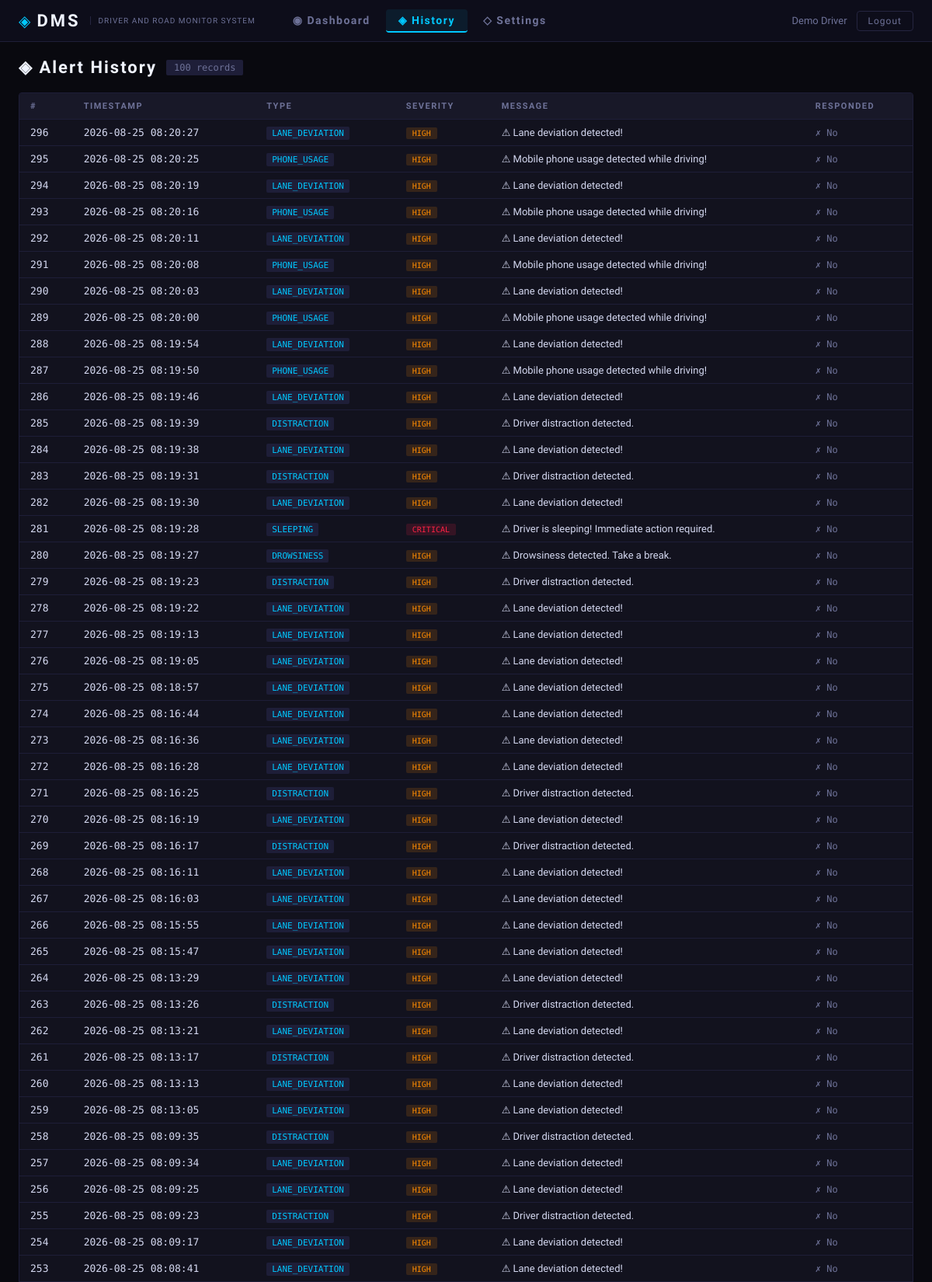
Screenshot of /history (signed in, upper part) with the database file from the repository.
### database/db.py (models this page shows)
class Alert(Base):
    __tablename__ = 'alerts'
    id         = Column(Integer, primary_key=True)
    alert_type = Column(String(50), nullable=False)   # e.g. 'DROWSINESS', 'LANE_DEVIATION'
    severity   = Column(String(20), nullable=False)   # 'LOW', 'MEDIUM', 'HIGH', 'CRITICAL'
    message    = Column(Text)
    timestamp  = Column(DateTime, default=datetime.utcnow)
    responded  = Column(Boolean, default=False)
    emergency_messages = relationship('EmergencyMessage', back_populates='alert', cascade='all, delete')

### app.py (the view)
@app.route('/history')
def history():
    if 'user_id' not in session:
        return redirect(url_for('login'))
    alerts = get_alert_history(limit=100)
    return render_template('history.html', alerts=alerts,
                           user_name=session.get('user_name', 'Driver'))

### database/db.py (called while the page is built)
def get_db():
    return SessionLocal()

def get_alert_history(limit: int = 50):
    db = get_db()
    try:
        return (db.query(Alert)
                  .order_by(Alert.timestamp.desc())
                  .limit(limit)
                  .all())
    finally:
        db.close()

### templates/history.html (shortened to what this page needs)
{% extends "base.html" %}
{% block content %}
<div class="page-header">
  <h2>◈ Alert History</h2>
  <span class="record-count">{{ alerts|length }} records</span>
</div>
<div class="history-table-wrap">
  <table class="history-table">
    <thead>
      <tr>
        <th>#</th>
        <th>Timestamp</th>
        <th>Type</th>
        <th>Severity</th>
        <th>Message</th>
        <th>Responded</th>
      </tr>
    </thead>
    <tbody>
      {% if alerts %}
        {% for a in alerts %}
        <tr class="row-{{ a.severity | lower }}">
          <td class="mono">{{ a.id }}</td>
          <td class="mono">{{ a.timestamp.strftime('%Y-%m-%d %H:%M:%S') }}</td>
          <td><span class="type-badge">{{ a.alert_type }}</span></td>
          <td><span class="severity-badge sev-{{ a.severity | lower }}">{{ a.severity }}</span></td>
          <td>{{ a.message }}</td>
          <td>{% if a.responded %}<span class="responded-yes">✓ Yes</span>{% else %}<span class="responded-no">✗ No</span>{% endif %}</td>
        </tr>
        {% endfor %}
      {% else %}
        <tr><td colspan="6" class="no-data">No alerts recorded yet.</td></tr>
      {% endif %}
    </tbody>
  </table>
</div>
{% endblock %}

### templates/base.html (shortened to what this page needs)
<!DOCTYPE html>
<html lang="en">
<head>
  <link rel="stylesheet" href="{{ url_for('static', filename='css/style.css') }}"/>
</head>
<body{% block body_class %}{% endblock %}>
  {% block nav %}
  <nav class="topnav">
    <div class="nav-brand">
      <span class="brand-icon">◈</span>
      <span class="brand-name">DMS</span>
      <span class="brand-sub">Driver And Road Monitor System</span>
    </div>
    <div class="nav-links">
      <a href="{{ url_for('dashboard') }}" class="nav-link {% if request.endpoint == 'dashboard' %}active{% endif %}">
        ◉ Dashboard
      </a>
      <a href="{{ url_for('history') }}" class="nav-link {% if request.endpoint == 'history' %}active{% endif %}">
        ◈ History
      </a>
      <a href="{{ url_for('settings') }}" class="nav-link {% if request.endpoint == 'settings' %}active{% endif %}">
        ◇ Settings
      </a>
    </div>
    <div class="nav-user">
      <span class="user-name">{{ user_name }}</span>
      <a href="{{ url_for('logout') }}" class="btn-logout">Logout</a>
    </div>
  </nav>
  {% endblock %}
  {% block main %}
  <main class="main-content">
    {% block content %}{% endblock %}
  </main>
  {% endblock %}
</body>
</html>

### static/css/style.css (style rules this page uses)
:root { --bg: #09090f; --bg2: #0d0d1a; --bg3: #111120; --panel: #12121e; --panel2: #181828; --border: #1e1e38; --border2: #252540; --accent: #00c8ff; --accent2: #0090cc; --warn: #ff8c00; --danger: #ff2244; --success: #00e676; --purple: #7c3aed; --text: #d4d8f0; --text-dim: #6e7298; --text-bright: #f0f4ff; --font-head: 'Rajdhani', sans-serif; --font-body: 'Exo 2', sans-serif; --font-mono: 'Share Tech Mono', monospace; --radius: 4px; --shadow: 0 4px 24px rgba(0,0,0,0.6); }
*, *::before, *::after { box-sizing: border-box; margin: 0; padding: 0; }
html, body { background: var(--bg); color: var(--text); font-family: var(--font-body); font-size: 14px; min-height: 100vh; }
.topnav { display: flex; align-items: center; gap: 0; padding: 0 24px; height: 54px; background: var(--bg2); border-bottom: 1px solid var(--border); position: sticky; top: 0; z-index: 100; }
.nav-brand { display: flex; align-items: center; gap: 8px; margin-right: 32px; }
.brand-icon { color: var(--accent); font-size: 20px; }
.brand-name { font-family: var(--font-head); font-size: 22px; font-weight: 700; color: var(--text-bright); letter-spacing: 3px; }
.brand-sub { font-size: 10px; color: var(--text-dim); text-transform: uppercase; letter-spacing: 1px; border-left: 1px solid var(--border2); padding-left: 10px; margin-left: 4px; }
.nav-links { display: flex; gap: 4px; flex: 1; }
.nav-link { padding: 6px 16px; font-family: var(--font-head); font-size: 14px; font-weight: 600; letter-spacing: 1.5px; color: var(--text-dim); text-decoration: none; border-radius: var(--radius); transition: all 0.2s; }
.nav-link.active { color: var(--accent); background: rgba(0,200,255,0.08); border-bottom: 2px solid var(--accent); }
.nav-user { display: flex; align-items: center; gap: 12px; }
.user-name { font-family: var(--font-head); font-size: 13px; color: var(--text-dim); }
.btn-logout { padding: 5px 14px; background: transparent; border: 1px solid var(--border2); color: var(--text-dim); border-radius: var(--radius); font-family: var(--font-head); font-size: 12px; letter-spacing: 1px; cursor: pointer; transition: all 0.2s; text-decoration: none; }
.main-content { padding: 20px 24px 40px; }
.mono { font-family: var(--font-mono); }
.sev-critical { background: rgba(255,34,68,0.2); color: var(--danger); }
.sev-high { background: rgba(255,140,0,0.2); color: var(--warn); }
.page-header { display: flex; align-items: center; gap: 12px; margin-bottom: 20px; }
.page-header h2 { font-family: var(--font-head); font-size: 22px; letter-spacing: 2px; color: var(--text-bright); }
.record-count { font-family: var(--font-mono); font-size: 12px; background: var(--border); padding: 3px 10px; border-radius: 2px; color: var(--text-dim); }
.history-table-wrap { background: var(--panel); border: 1px solid var(--border); border-radius: var(--radius); overflow: auto; }
.history-table { width: 100%; border-collapse: collapse; font-size: 13px; }
.history-table th { font-family: var(--font-head); font-size: 11px; letter-spacing: 1.5px; text-transform: uppercase; color: var(--text-dim); padding: 10px 14px; background: var(--panel2); border-bottom: 1px solid var(--border); text-align: left; white-space: nowrap; }
.history-table td { padding: 9px 14px; border-bottom: 1px solid var(--border); color: var(--text); }
.type-badge { font-family: var(--font-mono); font-size: 11px; background: var(--border); padding: 2px 7px; border-radius: 2px; color: var(--accent); }
.severity-badge { font-family: var(--font-mono); font-size: 10px; padding: 2px 8px; border-radius: 2px; }
.sev-critical { background: rgba(255,34,68,0.15); color: var(--danger); }
.sev-high { background: rgba(255,140,0,0.15); color: var(--warn); }
.responded-no { color: var(--text-dim); font-family: var(--font-mono); font-size: 12px; }

### rows the page displays
Alert: id "296", timestamp "2026-08-25 08:20:27", alert_type "LANE_DEVIATION", severity "HIGH", message "⚠ Lane deviation detected!", responded "✗ No"
Alert: id "295", timestamp "2026-08-25 08:20:25", alert_type "PHONE_USAGE", severity "HIGH", message "⚠ Mobile phone usage detected while driving!", responded "✗ No"
Alert: id "294", timestamp "2026-08-25 08:20:19", alert_type "LANE_DEVIATION", severity "HIGH", message "⚠ Lane deviation detected!", responded "✗ No"
Alert: id "293", timestamp "2026-08-25 08:20:16", alert_type "PHONE_USAGE", severity "HIGH", message "⚠ Mobile phone usage detected while driving!", responded "✗ No"
Alert: id "292", timestamp "2026-08-25 08:20:11", alert_type "LANE_DEVIATION", severity "HIGH", message "⚠ Lane deviation detected!", responded "✗ No"
Alert: id "291", timestamp "2026-08-25 08:20:08", alert_type "PHONE_USAGE", severity "HIGH", message "⚠ Mobile phone usage detected while driving!", responded "✗ No"
Alert: id "290", timestamp "2026-08-25 08:20:03", alert_type "LANE_DEVIATION", severity "HIGH", message "⚠ Lane deviation detected!", responded "✗ No"
Alert: id "289", timestamp "2026-08-25 08:20:00", alert_type "PHONE_USAGE", severity "HIGH", message "⚠ Mobile phone usage detected while driving!", responded "✗ No"
Alert: id "288", timestamp "2026-08-25 08:19:54", alert_type "LANE_DEVIATION", severity "HIGH", message "⚠ Lane deviation detected!", responded "✗ No"
Alert: id "287", timestamp "2026-08-25 08:19:50", alert_type "PHONE_USAGE", severity "HIGH", message "⚠ Mobile phone usage detected while driving!", responded "✗ No"
Alert: id "286", timestamp "2026-08-25 08:19:46", alert_type "LANE_DEVIATION", severity "HIGH", message "⚠ Lane deviation detected!", responded "✗ No"
Alert: id "285", timestamp "2026-08-25 08:19:39", alert_type "DISTRACTION", severity "HIGH", message "⚠ Driver distraction detected.", responded "✗ No"
Alert: id "284", timestamp "2026-08-25 08:19:38", alert_type "LANE_DEVIATION", severity "HIGH", message "⚠ Lane deviation detected!", responded "✗ No"
Alert: id "283", timestamp "2026-08-25 08:19:31", alert_type "DISTRACTION", severity "HIGH", message "⚠ Driver distraction detected.", responded "✗ No"
Alert: id "282", timestamp "2026-08-25 08:19:30", alert_type "LANE_DEVIATION", severity "HIGH", message "⚠ Lane deviation detected!", responded "✗ No"
Alert: id "281", timestamp "2026-08-25 08:19:28", alert_type "SLEEPING", severity "CRITICAL", message "⚠ Driver is sleeping! Immediate action required.", responded "✗ No"
Alert: id "280", timestamp "2026-08-25 08:19:27", alert_type "DROWSINESS", severity "HIGH", message "⚠ Drowsiness detected. Take a break.", responded "✗ No"
Alert: id "279", timestamp "2026-08-25 08:19:23", alert_type "DISTRACTION", severity "HIGH", message "⚠ Driver distraction detected.", responded "✗ No"
Alert: id "278", timestamp "2026-08-25 08:19:22", alert_type "LANE_DEVIATION", severity "HIGH", message "⚠ Lane deviation detected!", responded "✗ No"
Alert: id "277", timestamp "2026-08-25 08:19:13", alert_type "LANE_DEVIATION", severity "HIGH", message "⚠ Lane deviation detected!", responded "✗ No"
Alert: id "276", timestamp "2026-08-25 08:19:05", alert_type "LANE_DEVIATION", severity "HIGH", message "⚠ Lane deviation detected!", responded "✗ No"
Alert: id "275", timestamp "2026-08-25 08:18:57", alert_type "LANE_DEVIATION", severity "HIGH", message "⚠ Lane deviation detected!", responded "✗ No"
Alert: id "274", timestamp "2026-08-25 08:16:44", alert_type "LANE_DEVIATION", severity "HIGH", message "⚠ Lane deviation detected!", responded "✗ No"
Alert: id "273", timestamp "2026-08-25 08:16:36", alert_type "LANE_DEVIATION", severity "HIGH", message "⚠ Lane deviation detected!", responded "✗ No"
Alert: id "272", timestamp "2026-08-25 08:16:28", alert_type "LANE_DEVIATION", severity "HIGH", message "⚠ Lane deviation detected!", responded "✗ No"
Alert: id "271", timestamp "2026-08-25 08:16:25", alert_type "DISTRACTION", severity "HIGH", message "⚠ Driver distraction detected.", responded "✗ No"
Alert: id "270", timestamp "2026-08-25 08:16:19", alert_type "LANE_DEVIATION", severity "HIGH", message "⚠ Lane deviation detected!", responded "✗ No"
Alert: id "269", timestamp "2026-08-25 08:16:17", alert_type "DISTRACTION", severity "HIGH", message "⚠ Driver distraction detected.", responded "✗ No"
Alert: id "268", timestamp "2026-08-25 08:16:11", alert_type "LANE_DEVIATION", severity "HIGH", message "⚠ Lane deviation detected!", responded "✗ No"
Alert: id "267", timestamp "2026-08-25 08:16:03", alert_type "LANE_DEVIATION", severity "HIGH", message "⚠ Lane deviation detected!", responded "✗ No"
Alert: id "266", timestamp "2026-08-25 08:15:55", alert_type "LANE_DEVIATION", severity "HIGH", message "⚠ Lane deviation detected!", responded "✗ No"
Alert: id "265", timestamp "2026-08-25 08:15:47", alert_type "LANE_DEVIATION", severity "HIGH", message "⚠ Lane deviation detected!", responded "✗ No"
Alert: id "264", timestamp "2026-08-25 08:13:29", alert_type "LANE_DEVIATION", severity "HIGH", message "⚠ Lane deviation detected!", responded "✗ No"
Alert: id "263", timestamp "2026-08-25 08:13:26", alert_type "DISTRACTION", severity "HIGH", message "⚠ Driver distraction detected.", responded "✗ No"
Alert: id "262", timestamp "2026-08-25 08:13:21", alert_type "LANE_DEVIATION", severity "HIGH", message "⚠ Lane deviation detected!", responded "✗ No"
Alert: id "261", timestamp "2026-08-25 08:13:17", alert_type "DISTRACTION", severity "HIGH", message "⚠ Driver distraction detected.", responded "✗ No"
Alert: id "260", timestamp "2026-08-25 08:13:13", alert_type "LANE_DEVIATION", severity "HIGH", message "⚠ Lane deviation detected!", responded "✗ No"
Alert: id "259", timestamp "2026-08-25 08:13:05", alert_type "LANE_DEVIATION", severity "HIGH", message "⚠ Lane deviation detected!", responded "✗ No"
Alert: id "258", timestamp "2026-08-25 08:09:35", alert_type "DISTRACTION", severity "HIGH", message "⚠ Driver distraction detected.", responded "✗ No"
Alert: id "257", timestamp "2026-08-25 08:09:34", alert_type "LANE_DEVIATION", severity "HIGH", message "⚠ Lane deviation detected!", responded "✗ No"
Alert: id "256", timestamp "2026-08-25 08:09:25", alert_type "LANE_DEVIATION", severity "HIGH", message "⚠ Lane deviation detected!", responded "✗ No"
Alert: id "255", timestamp "2026-08-25 08:09:23", alert_type "DISTRACTION", severity "HIGH", message "⚠ Driver distraction detected.", responded "✗ No"
Alert: id "254", timestamp "2026-08-25 08:09:17", alert_type "LANE_DEVIATION", severity "HIGH", message "⚠ Lane deviation detected!", responded "✗ No"
Alert: id "253", timestamp "2026-08-25 08:08:41", alert_type "LANE_DEVIATION", severity "HIGH", message "⚠ Lane deviation detected!", responded "✗ No"

### other values shown
{{ user_name }} "Demo Driver"
{{ alerts|length }} "100"
